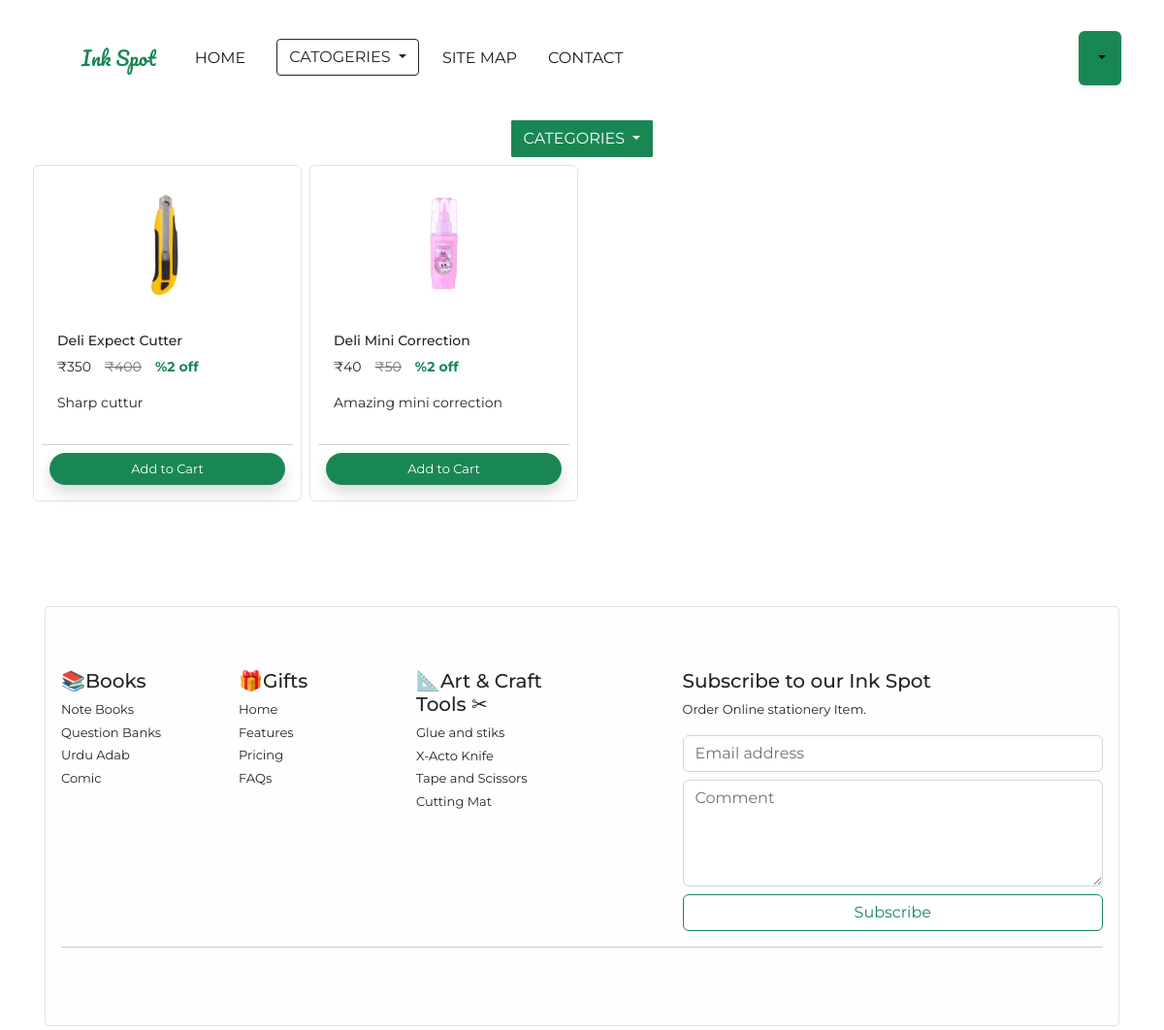
/product/?categories=3, run on the app's committed database.
### Ink_Spot/models/product.py (models this page shows, shortened)
class Product(models.Model):
    name = models.CharField(max_length=20)
    discount = models.CharField(max_length=10)
    price = models.IntegerField(default=0)
    desc = models.CharField(max_length=40)
    image = models.ImageField(upload_to="Uploads\product")
    categories = models.ForeignKey(Categories,on_delete=models.CASCADE, default=1)
    @staticmethod
    def get_all_filter(category_1):
        if category_1:
         return Product.objects.filter(categories = category_1)
        else:
         return Product.get_all()

### Ink_Spot/views.py (the view, shortened to what this page needs)
# urls.py: path('product/',product),
def product(request):
    if request.method == "GET":
        cart = request.POST.get('cart')
        if cart:
            request.session.get('cart').clear()
    cart = request.session.get('cart')
    if not cart:
        request.session.cart = {}
    product = None
    cat = Categories.all_catogaries()
    categoryID = request.GET.get('categories')
    if categoryID:
        product = Product.get_all_filter(categoryID)
    else:
        product = Product.get_all()
    user_profile = (request.session.get('name'))
    login_button = None
    if user_profile:
        login_button = None
    else:
        login_button = "LOGIN"
    data = {}
    data['product'] = product
    data['catogereis'] = cat
    data['user'] = user_profile
    data['login']= login_button
    return render(request, 'product.html',data)

### Ink_Spot/models/categories.py (called while the page is built)
    @staticmethod
    def all_catogaries():
        return Categories.objects.all()

### Ink_Spot/templatetags/cart.py (called while the page is built)
@register.filter(name='check_cart')
def check_cart(product , cart):
    keys = cart.keys()
    for id in keys:
        if int(id) == product.id:
            return True
    return False;

### templates/product.html (shortened to what this page needs)
{% extends 'base.html' %}
{% block content %}
  {% load cart %}
    <div class="contain text-center w-max  mt-2 p-1 ">
      <div class="row mx-auto "   >
        <div class="dropdown ">
          <button class="btn btn-success  dropdown-toggle" type="button" data-bs-toggle="dropdown" aria-expanded="false" style="border-radius:1px;">
            CATEGORIES
          </button>
        </div>
 </div>
    </div>
    <div class="container  ">
      <div class="row">
            {% for i in product %}
            <div class=" col-lg-3 col-6 p-1 pl-1  ">
              <div class="mb-2 p-2 card  rounded border rouded-3  " id="{{i.id}}" width="12rem" >
                <img src="{{i.image.url}}" class="card-img-top mx-auto text-center m-3" style="width: 7rem;" alt="..." >
                <div class="card-body">
                  <p class=" h6 card-title larg mt-1 small">{{i.name}}</p>
                    <p class="small"><span>&#8377;</span>{{i.price}}&emsp;<del class=" disabled text-secondary"><span>&#8377;</span>{{i.discount}}</del>&emsp;<b class="text-success">%2 off</b></p>
                    <p class="small">
                    {{i.desc}}
                    </p>
                </div>
                <div class="card-footer bg-white p-2">
                  {% if i|check_cart:request.session.cart %}
                  <div class="row no-gutters p-0" >
                    <form action="/product/#{{i.id}}" class="col-2 p-0" method="post">
                      {% csrf_token %}
                      <input name="product" hidden type="text" value='{{i.id}}' />
                      <input type="text" hidden name="remove" class="p-0" value="true">
                      <input type="submit"  value="-" class="col-2 btn  btn-success text-white">
                    </form>
                  <input name="product" hidden type="text" value='{{i.id}}' />
                      <div class="text-center col pt-2 "><stronge>{{i|check_count:request.session.cart }}</stronge></div>
                      <form action="/product/#{{i.id}}" class="col-2 p-0" method="post">
                      {% csrf_token %}
                      <input name="product" hidden type="text" value='{{i.id}}' />
                      <input type="submit" value="+" class=" btn   btn-success text-white">
                      </form>
                    </div>
                  {% else %}
                  <form action="/product/#{{i.id}}" method="POST" class="btn-block p-0">
                  <input type="submit"  class="btn  border-rounded border-opacity-75 bg-success rounded-5 shadow  w-100 text-white" name="cart" style="height:2rem;font-size: small;height: auto; "  value="Add to Cart" />
                  </form>
                    {% endif %}
                </div>
           </div>
          </div>
           {% endfor %}
</div>
{% endblock %}

### data on the page
Product: image (picture), name "Deli Expect Cutter", price "350", discount "400", desc "Sharp cuttur"
Product: image (picture), name "Deli Mini Correction", price "40", discount "50", desc "Amazing mini correction"
